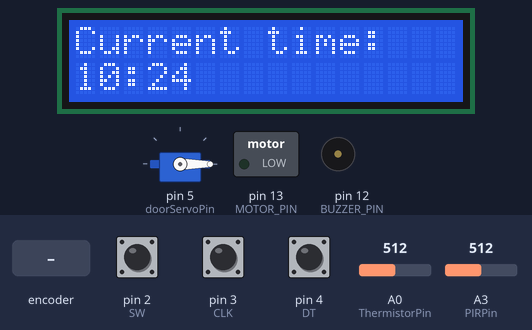
Bench run of a sketch on a simulated Arduino Uno, built with avr-gcc and run on an emulated ATmega328P. Parts: servo, 16×2 character LCD, switched loads named in the sketch (green lamp = pin HIGH), buzzer (waves = sounding, pin HIGH). The inputs (shaded band) are chosen by the test bench; at power-on: pin 2 (SW) HIGH, A0 (ThermistorPin) = 512, pin 3 (CLK) HIGH, pin 4 (DT) HIGH, A3 (PIRPin) = 512. The local clock reads 2024-03-15 10:24:30 at power-on unless the sketch sets it; EEPROM starts erased; what the sketch prints to the serial monitor is not drawn.

Above: at 1.2 s.
1.3 s: pin 2 (SW) pulled LOW for 0.15 s
At 1.9 s:
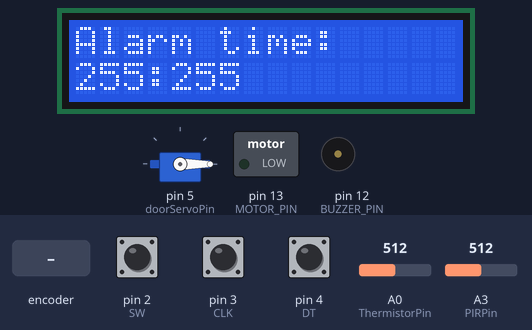
4.4 s: A0 (ThermistorPin) set to 555
6.6 s: A0 (ThermistorPin) set to 578
At 7.2 s:
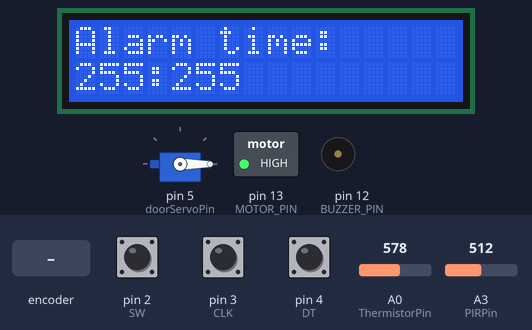
8.1 s: rotary encoder on pin 3 (CLK) / pin 4 (DT) turned 3 steps (first pin leading)
At 9.8 s:
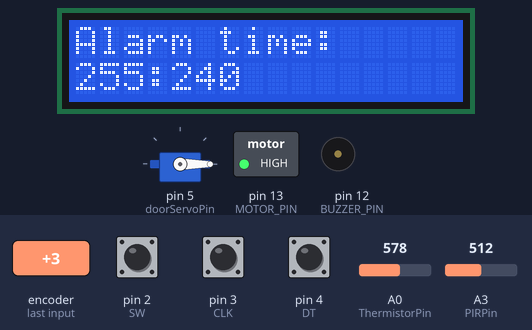
11.7 s: pin 2 (SW) pulled LOW for 1 s
At 12.7 s:
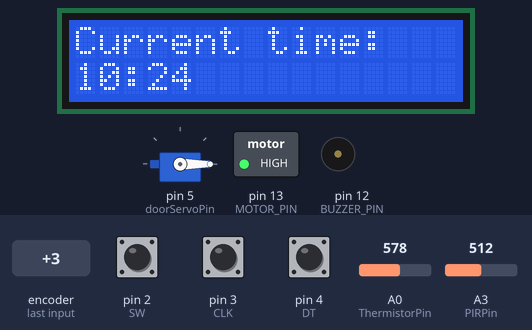
15.7 s: A0 (ThermistorPin) set to 511
At 17.1 s:
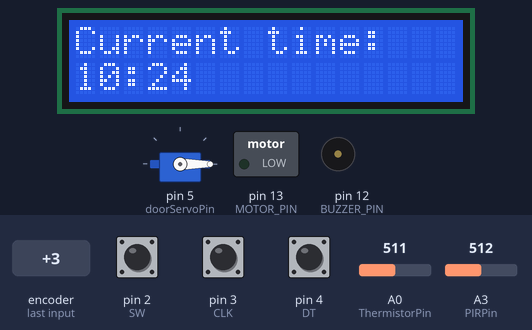
Timing chart, 0 to 18.7 s (numbered marks = the images above; inputs shaded):
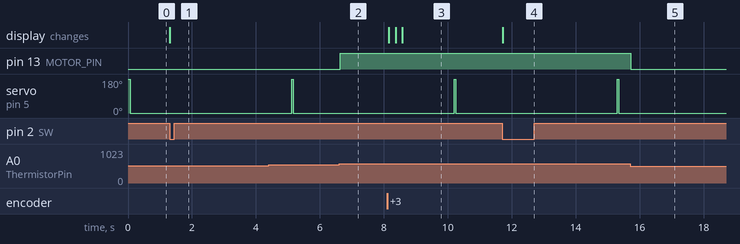

The sketch:

PF2.ino
```cpp
#include "fan.h"
#include "door.h"
#include "alarm.h"

boolean lastFanRunning;
boolean lastIsOpen;
boolean lastAlarmActive;

void printStates() {
  if (lastFanRunning != fanRunning) {
    Serial.print("Is the fan running: ");
    Serial.println(fanRunning);
  }

  if (lastIsOpen != isOpen) {
    Serial.print("Is the door open: ");
    Serial.println(isOpen);
  }

  if (lastAlarmActive != alarmActive) {
    Serial.print("Is the alarm active: ");
    Serial.println(alarmActive);
  }

  lastFanRunning = fanRunning;
  lastIsOpen = isOpen;
  lastAlarmActive = alarmActive;
}

void setup() {
  Serial.begin(9600);
  Serial.println("smart home booting");
  setupFan();
  setupDoor();
  setupAlarm();
  Serial.println("smart home running");
}

void loop() {
  printStates();
  handleFan();
  handleDoor();
  handleAlarm();
  delay(50);
}
```

alarm.h
```cpp
#include <LiquidCrystal.h>
#include <RTClib.h>
#include <EEPROM.h>

#define SW 2
#define BUZZER_PIN 12
#define CLK 3
#define DT 4

RTC_DS1307 rtc;

int stateCLK, lastStateCLK;

int alarmHour_addr = 0;
int alarmMinute_addr = 1;
int sens = 5;
int alarmDuration = 30;
int alarmHour, alarmMinute;

boolean alarmActive = true;

boolean alarmChanged = false;

DateTime now;

// initialize the library with the numbers of the interface pins
LiquidCrystal lcd(11, 10, 9, 8, 7, 6);

// Print the current time to the LCD
void printLCDTime() {
  lcd.setCursor(0, 1);
  if (now.hour() < 10) {
    lcd.print("0");
  }
  lcd.print(now.hour(), DEC);
  lcd.print(":");
  if (now.minute() < 10) {
    lcd.print("0");
  }
  lcd.print(now.minute(), DEC);
}

// Print the current alarm timer to the LCD
void printLCDAlarm() {
  lcd.setCursor(0, 1);
  if (alarmHour < 10) {
    lcd.print("0");
  }
  lcd.print(alarmHour, DEC);
  lcd.print(":");
  if (alarmMinute < 10) {
    lcd.print("0");
  }
  lcd.print(alarmMinute, DEC);
}

void printLCD() {
  if (!alarmActive) {
    printLCDAlarm();
  } else {
    printLCDTime();
  }
}

// Decrease alarm timer by the value of 'sens'
void decreaseAlarm() {
  if (alarmMinute - sens < 0) {
    if (alarmHour > 0) {
      alarmHour--;
      alarmMinute = 60 - sens;
    }
  } else {
    alarmMinute = alarmMinute - sens;
  }
}

// Increase alarm timer by the value of 'sens'
void increaseAlarm() {
  if  (alarmMinute + sens >= 60) {
    if (alarmHour < 23) {
      alarmHour++;
      alarmMinute = 0;
    }
  } else {
    alarmMinute = alarmMinute + sens;
  }
}

void rotate() {
  if (!alarmActive) {
    stateCLK = digitalRead(CLK);
    // If the previous and the current state of CLK are different, that means a Pulse has occured
    if (stateCLK != lastStateCLK && stateCLK == 1) {
      // If DT state is different to CLK state, that means the encoder is rotating clockwise
      if (digitalRead(DT) != stateCLK) {
        decreaseAlarm();
      } else {
        increaseAlarm();
      }
      printLCDAlarm();
      alarmChanged = true;
    }
    lastStateCLK = stateCLK; // Updates the previous state of the CLK with the current state
  }
}

void saveAlarm() {
  if (EEPROM.read(alarmHour_addr) != alarmHour) {
    EEPROM.write(alarmHour_addr, alarmHour);
  }
  if (EEPROM.read(alarmMinute_addr) != alarmMinute) {
    EEPROM.write(alarmMinute_addr, alarmMinute);
  }
  Serial.println("wrote alarm to eeprom!");
}

void button() {
  alarmActive = !alarmActive;
  lcd.clear();
  if (alarmActive) {
    saveAlarm();
    lcd.print("Current time:");
    printLCDTime();
  }
  else {
    lcd.print("Alarm time:");
    printLCDAlarm();
  }
}

void runAlarm() {
  delay(500);
  digitalWrite(BUZZER_PIN, 1);
  delay(500);
  digitalWrite(BUZZER_PIN, 0);
}

void setupAlarm() {
  if (!rtc.begin()) {
    Serial.println("Could not find RTC!");
  }


  if (!rtc.isrunning()) {
    Serial.println("RTC not running, setting time");
    rtc.adjust(DateTime(F(__DATE__), F(__TIME__)));
  }

  alarmHour = EEPROM.read(alarmHour_addr);
  alarmMinute = EEPROM.read(alarmMinute_addr);

  // Uncomment to reset clock
  // rtc.adjust(DateTime(F(__DATE__), F(__TIME__)));

  // Uncomment to reset EEPROM
  // EEPROM.write(alarmHour_addr, 8);
  // EEPROM.write(alarmMinute_addr, 0);

  // Using the internal pullup resistors for the rotary encoder
  pinMode(SW, INPUT_PULLUP);
  pinMode(CLK, INPUT_PULLUP);
  pinMode(DT, INPUT_PULLUP);

  pinMode(BUZZER_PIN, OUTPUT);

  // set up the LCD's number of columns and rows:
  lcd.begin(16, 2);

  lastStateCLK = digitalRead(CLK);

  // Attaching interrupt to CLK pin of rotary encoder
  // (This is needed to make sure each change is registered)
  attachInterrupt(digitalPinToInterrupt(SW), button, FALLING);
  attachInterrupt(digitalPinToInterrupt(CLK), rotate, CHANGE);
  lcd.print("Current time:");
}

void handleAlarm() {

  // Fetch new time info from RTC
  now = rtc.now();

  // Check if alarm is active, run alarm if time is equal to the time of the alarm
  if (alarmActive == true) {
    printLCDTime();
    if (alarmHour == now.hour() && alarmMinute == now.minute() && (now.second() < alarmDuration)) {
      runAlarm();
    }
  }
}
```

door.h
```cpp
#include <Servo.h>

Servo doorServo;

int doorServoPin = 5;
int PIRPin = A3;

boolean isOpen = false;
unsigned long previousTime;


int sensMvmt;
int noiseThreshold = 100; // Threshold for recognizing PIR trigger

void readSensor() {
  sensMvmt = analogRead(PIRPin);
}

void openDoor() {
  doorServo.write(0);
  isOpen = true;
}

void closeDoor() {
  doorServo.write(180);
  isOpen = false;
}

// setup
void setupDoor() {
  doorServo.attach(doorServoPin);
  previousTime = millis();
  closeDoor();
}

// loop
void handleDoor() {
  readSensor();

  if (sensMvmt >= noiseThreshold && isOpen == false) {
    openDoor();
    previousTime = millis();
  } else if ((millis() - previousTime) >= 5000) {
    closeDoor();
  }
}
```

fan.h
```cpp
#define MOTOR_PIN 13

int ThermistorPin = A0;
int Vo;
float R1 = 10000;
float logR2, R2, T, Tc, Tf;
float c1 = 0.001125308852122, c2 = 0.000234711863267, c3 = 0.000000085663516;

boolean fanRunning = false;

void setupFan() {
  pinMode(MOTOR_PIN, OUTPUT);
}

float readTemp() {
  Vo = analogRead(ThermistorPin);
  R2 = R1 * (1023.0 / (float)Vo - 1.0);
  logR2 = log(R2);
  T = (1.0 / (c1 + c2 * logR2 + c3 * logR2 * logR2 * logR2));
  Tc = T - 273.15;
  return Tc;

}

void runFan() {
  digitalWrite(MOTOR_PIN, 1);
  fanRunning = true;
}

void stopFan() {
  digitalWrite(MOTOR_PIN, 0);
  fanRunning = false;
}

void handleFan() {
  if (readTemp() > 30.00 && !fanRunning) {
    runFan();
  } else if (readTemp() < 30.00 && fanRunning){
    stopFan();
  }
}
```

Measured:
- the behaviour switches between 566 and 567 on A0 (ThermistorPin) (found by bisection; images 1 and 2)
- after the input at 1.3 s, the display: changes at once (image 1)
- after the input at 6.6 s, pin 13 (MOTOR_PIN): LOW → HIGH at once
- after the input at 8.1 s, the display: first changes after 0.06 s (image 3 shows a later state)
- after the input at 11.7 s, the display: changes at once (image 4)
- after the input at 15.7 s, pin 13 (MOTOR_PIN): HIGH → LOW at once
